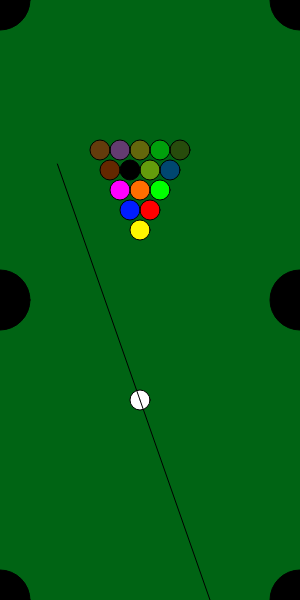
Frame 1 (no input)
Frame 60 (no input): identical to frame 1, image omitted
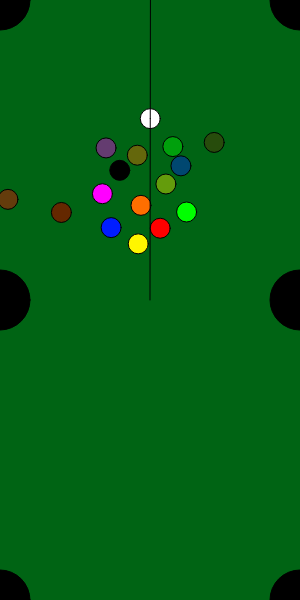
Frame 120 (the mouse pressed at the canvas centre since frame 60)

The p5.js sketch that drew these frames (run headless with seeded random() and noise() and a simulated clock; from frame 60 on, the mouse is pressed at the canvas centre):

// p5.js sketch
// ── sketch.js
var balls = [];
var pockets = [];
var cue;
var whiteBall;

// Dimensions of the canvas and the table
var W=300;
var L=600;

// Max length on the line of the cue
var MAX_STRIKE=250;
// Factor to skrink the force of the cue based on
// the line drawn on the screen
var STRIKE_FACTOR=10;

// Colors of the balls
var colors = {
    YELLOW: {
        color: [255, 246, 0],
        stripped: false
    },
    BLUE: {
        color: [0, 29, 255],
        stripped: false
    },
    RED: {
        color: [255, 0, 0],
        stripped: false
    },
    PINK: {
        color: [255, 0, 255],
        stripped: false
    },
    ORANGE: {
        color: [255, 110, 0],
        stripped: false
    },
    GREEN: {
        color: [0, 255, 0],
        stripped: false
    },
    TAN: {
        color: [100, 40, 0],
        stripped: false
    },
    BLACK: {
        color: [0, 0, 0],
        stripped: false
    },
    STRIPPED_YELLOW: {
        color: [255, 246, 0],
        stripped: true
    },
    STRIPPED_BLUE: {
        color: [0, 29, 255],
        stripped: true
    },
    STRIPPED_RED: {
        color: [255, 0, 0],
        stripped: true
    },
    STRIPPED_PINK: {
        color: [255, 0, 255],
        stripped: true
    },
    STRIPPED_ORANGE: {
        color: [255, 110, 0],
        stripped: true
    },
    STRIPPED_GREEN: {
        color: [0, 255, 0],
        stripped: true
    },
    STRIPPED_TAN: {
        color: [100, 40, 0],
        stripped: true
    },
    WHITE: {
        color: [255, 255, 255],
        stripped: false
    }
}

function setup() {
    createCanvas(W, L);

    // Place balls in the initial shape
    balls.push(new Ball(W/2-10, 400, 11, colors["WHITE"]));

    var row = 0;
    var col = 0;
    var cnt = 0
    for (var row=0; row<=5; row++) {
        for (var col=0; col<row; col++) {
            cnt++;
            var x = (W/2 + col*20) - (20*row*0.5)
            var y = 250 - 20*row;
            var colorKey = Object.keys(colors)[cnt-1]
            var color = colors[colorKey];
            balls.push(new Ball(x, y , cnt, color));
        }
    }

    // Place the pockets
    pockets.push(new Pocket(0, 0,   30));
    pockets.push(new Pocket(0, L/2, 30));
    pockets.push(new Pocket(0, L,   30));
    pockets.push(new Pocket(W, 0,   30));
    pockets.push(new Pocket(W, L/2, 30));
    pockets.push(new Pocket(W, L,   30));
    console.log(pockets);

    // The first Ball in the array is the white one
    whiteBall = balls[0];

    // The cue with the helper line enabled
    cue = new Cue(true);
}

function draw() {
    background(0, 100, 20);
    frameRate(30);

    // Reset the balls collisiob state
    for (var i=0; i< balls.length; i++) {
        balls[i].collided = false;
    }

    // Check if the balls collide and move them accordingly
    for (var i=0; i < balls.length - 1; i++) {
        for (var j=i+1; j < balls.length; j++) {
            if (balls[i].isColliding(balls[j])) {
                balls[i].collideWithOtherBall(balls[j]);
            }
        }
    }

    // Move each ball according to its velocity
    // And remove the balls in the pockets
    for (var i=balls.length - 1; i>=0 ; i--) {
        balls[i].move();
        // Don't remove the white ball
        if (i > 0 && balls[i].isPotted(pockets)) {
            balls.splice(i, 1);
        } else {
            balls[i].show();
        }
    }

    // Show the pockets
    for (var i=0; i< pockets.length; i++) {
        pockets[i].show();
    }

    // Handle the cue
    cue.move(whiteBall, mouseX, mouseY);
    cue.show();
}

// Hook for the keys pressed by the user
function keyPressed() {
    switch (keyCode) {
        /*
         *case UP_ARROW:
         *    whiteBall.vel.y = -3;
         *    break;
         *case DOWN_ARROW:
         *    whiteBall.vel.y = 3;
         *    break;
         *case LEFT_ARROW:
         *    cue.direction.rotate(PI / 10)
         *break;
         *case RIGHT_ARROW:
         *    cue.direction.rotate(- PI / 10)
         *break;
         */

        case 32: // SPACE : stop the white ball
            whiteBall.vel.x = 0;
            whiteBall.vel.y = 0;
        break;
        case 78: // n     : replace the white ball at the start position
            whiteBall.vel.x = 0;
            whiteBall.vel.y = 0;
            whiteBall.pos.x = W/2 - 10;
            whiteBall.pos.y = 400;
        default:
            console.log("key code", keyCode);
            break;
    }
}

// Hook for the mouse clicked by the user
function mousePressed() {
    // Strike the white ball with the cue
    cue.strike(whiteBall);
}

// ── Ball.js
function Ball(x, y, id, color) {
    this.pos = new p5.Vector(x, y);
    this.vel = new p5.Vector(0, 0);
    this.r = 10;
    this.id = id;
    this.color = color;
    this.collided=false;
    this.potted=false;

    this.move = function() {
        // Add friction
        var coefficientOfFriction = 0.99;
        this.vel.mult(coefficientOfFriction);

        // Move the ball
        this.pos.x += this.vel.x;
        this.pos.y += this.vel.y;

        // Check the limits
        if (this.pos.x - this.r < 0 || this.pos.x + this.r > W - this.r) {
            this.vel.x *= - coefficientOfFriction;
        }
        if (this.pos.y - this.r < 0 || this.pos.y + this.r > L - this.r) {
            this.vel.y *= - coefficientOfFriction;
        }
    }

    this.isColliding = function(otherBall) {
        // Get the distance between the center of the two balls
        var dx = otherBall.pos.x - this.pos.x;
        var dy = otherBall.pos.y - this.pos.y;
        var distance = sqrt(dx * dx + dy * dy);

        // The balls touch if their distance is less than the sum of their radiuses
        var minDist = otherBall.r + this.r;
        if (distance < minDist) {
            this.collided = true;
            otherBall.collided = true;
            return true;
        }
        return false;
    }

    this.collideWithOtherBall = function(otherBall) {
        /*
         * The collision algorithm is inspired by this SO question
         * https://stackoverflow.com/questions/345838/ball-to-ball-collision-detection-and-handling
         */
        // get the minimum translation distance
        var delta = this.pos.copy();
        delta.sub(otherBall.pos);

        var d = delta.mag();
        if (d == 0) {
            d = 1;
        }
        // minimum translation distance to push balls apart after intersecting
        var minimumTranslationDistance = delta;
        //minimumTranslationDistance.mult((this.r + otherBall.r -d) / d);
        minimumTranslationDistance.mult(( this.r + otherBall.r )/d);


        // resolve intersection --
        // inverse mass quantities
        /*
         *var im1 = 1 / this.mass; 
         *var im2 = 1 / otherBall.mass;
         */
        var im1 = 1;
        var im2 = 1;

        // push-pull them apart based off their mass
        this.pos = this.pos.add(minimumTranslationDistance.copy().mult(im1 / (im1 + im2)));
        otherBall.pos = otherBall.pos.sub(minimumTranslationDistance.copy().mult(im2 / (im1 + im2)))

        // Respect the borders
        if (this.pos.x < this.r) {
            this.pos.x = this.r;
        } else if (this.pos.x > W - this.r) {
            this.pos.x = W - this.r;
        }
        if (this.pos.y < this.r) {
            this.pos.y = this.r;
        } else if (this.pos.y > L - this.r) {
            this.pos.y = W - this.r;
        }
        if (otherBall.pos.x < otherBall.r) {
            otherBall.pos.x = otherBall.r;
        } else if (otherBall.pos.x > W - otherBall.r) {
            otherBall.pos.x = W - otherBall.r;
        }
        if (otherBall.pos.y < otherBall.r) {
            otherBall.pos.y = otherBall.r;
        } else if (otherBall.pos.y > L - otherBall.r) {
            otherBall.pos.y = W - otherBall.r;
        }

        // impact speed
        var v = this.vel.copy().sub(otherBall.vel);
        var vn = v.dot(minimumTranslationDistance.copy().normalize());

        if (vn > 0) {
            return;
        }
        var coefficientOfRestitution = 0.5;
        var i =  (-(1 + coefficientOfRestitution) * vn) / (im1 + im2);

        // Adding the normalization because of this comment which seems to be working
        //https://stackoverflow.com/questions/345838/ball-to-ball-collision-detection-and-handling#comment18597945_345838
        var impulse = minimumTranslationDistance.copy().normalize().mult(i);

        // change in momentum
        this.vel = this.vel.add(impulse.copy().mult(im1));
        otherBall.vel = otherBall.vel.sub(impulse.copy().mult(im2));
    }

    this.show = function() {
        // Don't show the potted balls
        if (this.potted) {
            return;
        }
        if (this.collided) {
            // When they it's colliding give a visual clue
            fill(255, 0, 255);
        } else {
            // Add an alpha value when the ball is stripped
            // TODO: find a better way to show stripped balls
            if (this.color.stripped) {
                fill(this.color.color[0], this.color.color[1], this.color.color[2], 100);
            } else {
                fill(this.color.color[0], this.color.color[1], this.color.color[2]);
            }
        }
        ellipse(this.pos.x, this.pos.y, this.r * 2, this.r * 2);
    }

    this.isPotted = function(pockets) {
        for (pocket of pockets) {
            // A ball is in the pocket if 75% of its radius is in the pocket radius
            if (pocket.pos.dist(this.pos) < pocket.r + this.r * 0.75) {
                this.potted = true;
                return true;
            }
        }
        return false;
    }
}

// ── Cue.js
function Cue(helpEnabled) {
    this.begin = new p5.Vector();
    this.direction = new p5.Vector(0, 0);
    this.helpEnabled = helpEnabled;

    this.move = function(whiteBall, mouseX, mouseY) {
        // To move the cur we set its position to the
        // one of the white ball.
        // Its direction is set according to the position
        // of the mouse and its magnitude is capped
        this.begin = whiteBall.pos.copy();
        var end = new p5.Vector(mouseX, mouseY);
        this.direction = end.sub(this.begin);

        if (this.direction.mag() > MAX_STRIKE) {
            this.direction.setMag(MAX_STRIKE);
        }
    }

    this.show = function() {
        // To represent the cur draw a line from its position
        // following its direction
        // If needed show the helper in the opposite way
        line(this.begin.x, this.begin.y, this.begin.x + this.direction.x, this.begin.y + this.direction.y);

        if (this.helpEnabled) {
            line(this.begin.x, this.begin.y, this.begin.x - this.direction.x, this.begin.y - this.direction.y);
        }
    }

    this.strike = function(ball) {
        // To strike we take the direction of the cue
        // convert it to the corresponding force in the game
        // and add this vector to the velocity of the ball
        var direction = this.direction.copy();
        direction.mult(-1);
        direction.div(STRIKE_FACTOR);

        if (direction.mag() > MAX_STRIKE) {
            direction.setMag(MAX_STRIKE);
        }

        ball.vel.add(direction);
    }
}

// ── Pocket.js
function Pocket(x, y, r) {
    this.pos = new p5.Vector(x, y);
    this.r = r;

    this.show = function() {
        // A pocket is simply a circle at its position
        fill(0, 0, 0);
        ellipse(this.pos.x, this.pos.y, this.r*2);
    }
}
